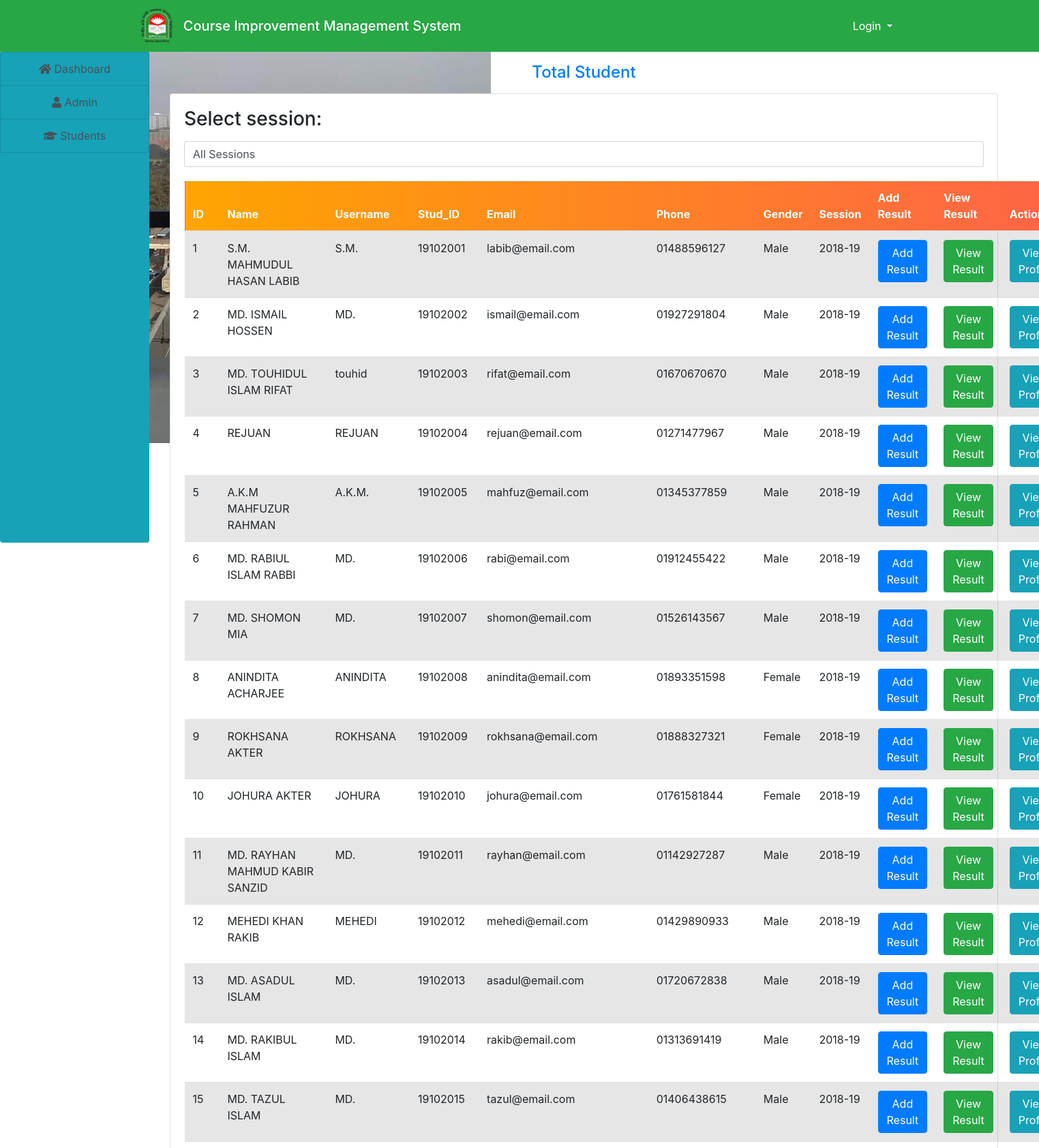
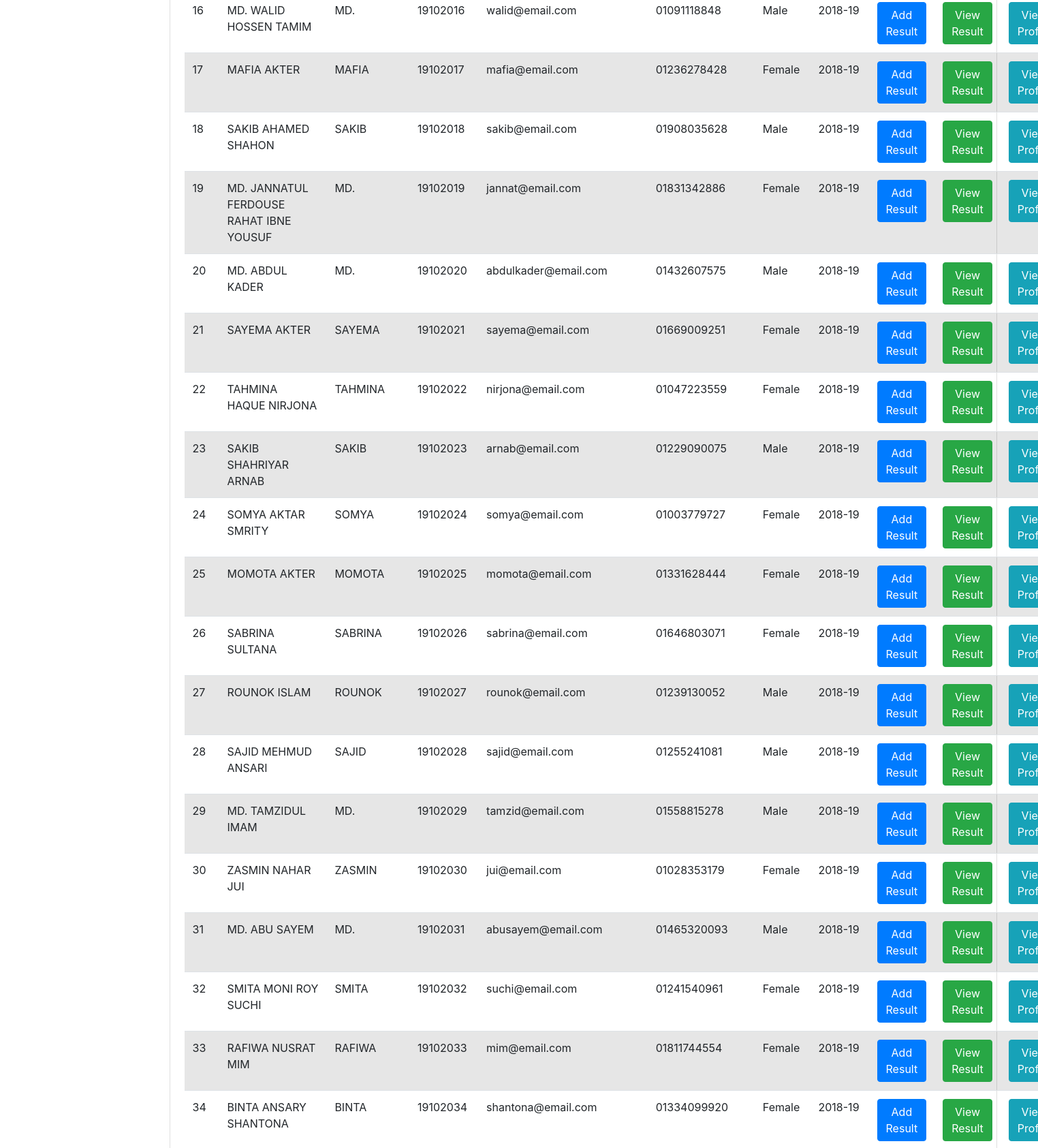
The page /admin/student.php (upper part) on the database its author committed (2 pictures, top to bottom).
### tables this page shows
CREATE TABLE `students` (
  `id` int(11) NOT NULL,
  `name` varchar(200) NOT NULL,
  `username` varchar(200) NOT NULL,
  `department` varchar(40) NOT NULL,
  `stud_id` varchar(100) NOT NULL,
  `reg_no` varchar(100) NOT NULL,
  `email` varchar(200) NOT NULL,
  `gender` varchar(200) NOT NULL,
  `phone` varchar(200) NOT NULL,
  `password` varchar(200) NOT NULL,
  `data_reg` varchar(200) NOT NULL,
  `status` varchar(200) NOT NULL,
  `session` varchar(200) NOT NULL,
  `otp` varchar(100) NOT NULL,
  `profile` varchar(200) NOT NULL
);

### admin/student.php (the view, shortened to what this page needs)
<!DOCTYPE html>
<html>
<head>
    <link rel="stylesheet" href="https://maxcdn.bootstrapcdn.com/bootstrap/4.5.2/css/bootstrap.min.css">
    <link rel="stylesheet" href="https://cdn.datatables.net/1.11.5/css/jquery.dataTables.min.css">
    <link rel="stylesheet" href="https://maxcdn.bootstrapcdn.com/bootstrap/4.5.2/css/bootstrap.min.css">
    <link rel="stylesheet" href="../css/style.css">
    <link rel="stylesheet" href="https://cdnjs.cloudflare.com/ajax/libs/font-awesome/5.15.1/css/all.min.css">
</head>
<body style="background-image:url(images/hah.jpg); background-repeat:no-repeat;">
    <?php
    include("../include/header.php");
    include("../include/connect.php")
    ?>
    <div class="container-fluid">
        <div class="col-md-12">
            <div class="row">
                <div class="col-md-2" style="margin-left:-30px;">
                    <?php
                    include("sidenav.php");
                    ?>
                </div>
                <div class="col-md-10">
                    <h4 class="text-center my-3 text-primary">Total Student</h4>
                    <div class="card">
                        <div class="card-body">
                    <form method="post" style="margin-bottom: 20px;">
                        <label for="session"><h3>Select session:</h3></label>
                        <select name="session" id="session" class="form-control" onchange="this.form.submit()">
                            <option value="">All Sessions</option>
                        </select>
                    </form>
                    <?php
                    $query = "SELECT * FROM students";
                    $res = mysqli_query($conn, $query);
                    $output = "
                        <table class='table table-striped' id='studentTable'>
                            <thead class='custom-table-header'>
                                <tr>
                                    <th>ID</th>
                                    <th>Name</th>
                                    <th>Username</th>
                                    <th>Stud_ID</th>
                                    <th>Email</th>
                                    <th>Phone</th>
                                    <th>Gender</th>
                                    <th>Session</th>
                                    <th>Add Result</th>
                                    <th>View Result</th>
                                    <th>Action</th>
                                </tr>
                            </thead>
                            <tbody>
                        ";
                    while ($row = mysqli_fetch_array($res)) {
                        $output .= "
                            <tr>
                                <td>" . $row['id'] . "</td>
                                <td>" . $row['name'] . "</td>
                                <td>" . $row['username'] . "</td>
                                <td>" . $row['stud_id'] . "</td>
                                <td>" . $row['email'] . "</td>
                                <td>" . $row['phone'] . "</td>
                                <td>" . $row['gender'] . "</td>
                                <td>" . $row['session'] . "</td>
                                <td>
                                    <a href='add_result.php?id=" . $row['id'] . "&name=" . $row['username'] . "'>
                                        <button class='btn btn-primary'>Add Result</button>
                                    </a>
                                </td>
                                <td>
                                    <a href='view_result.php?id=" . $row['id'] . "&name=" . $row['username'] . "'>
                                        <button class='btn btn-success'>View Result</button>
                                    </a>
                                </td>
                                <td>
                                    <a href='view.php?id=" . $row['id'] . "&name=" . $row['username'] . "'>
                                        <button class='btn btn-info'>View Profile</button>
                                    </a>
                                </td>
                            </tr>
                        ";
                    }
                    $output .= "
                            </tbody>
                        </table>";
                    echo $output;
                    ?>
                </div>
            </div>
                </div>
            </div>
        </div>
    </div>
     <?php
        include("../footer.php");
        ?>
</body>
</html>

### css/style.css (style rules this page uses)
body { margin: 0; font-family: 'Arial', sans-serif; }

### admin/student.php (style rules this page uses)
.custom-table-header { background: linear-gradient(to right, #FFA500, #FF6347); color: #ffffff; border: 1px solid #fff; padding: 8px 12px; }

### rows shown on the page
students: id "1", name "S.M. MAHMUDUL HASAN LABIB", username "S.M.", stud "19102001", email "labib@email.com", phone "01488596127", gender "Male", session "2018-19"
students: id "2", name "MD. ISMAIL HOSSEN", username "MD.", stud "19102002", email "ismail@email.com", phone "01927291804", gender "Male", session "2018-19"
students: id "3", name "MD. TOUHIDUL ISLAM RIFAT", username "touhid", stud "19102003", email "rifat@email.com", phone "01670670670", gender "Male", session "2018-19"
students: id "4", name "REJUAN", username "REJUAN", stud "19102004", email "rejuan@email.com", phone "01271477967", gender "Male", session "2018-19"
students: id "5", name "A.K.M MAHFUZUR RAHMAN", username "A.K.M.", stud "19102005", email "mahfuz@email.com", phone "01345377859", gender "Male", session "2018-19"
students: id "6", name "MD. RABIUL ISLAM RABBI", username "MD.", stud "19102006", email "rabi@email.com", phone "01912455422", gender "Male", session "2018-19"
students: id "7", name "MD. SHOMON MIA", username "MD.", stud "19102007", email "shomon@email.com", phone "01526143567", gender "Male", session "2018-19"
students: id "8", name "ANINDITA ACHARJEE", username "ANINDITA", stud "19102008", email "anindita@email.com", phone "01893351598", gender "Female", session "2018-19"
students: id "9", name "ROKHSANA AKTER", username "ROKHSANA", stud "19102009", email "rokhsana@email.com", phone "01888327321", gender "Female", session "2018-19"
students: id "10", name "JOHURA AKTER", username "JOHURA", stud "19102010", email "johura@email.com", phone "01761581844", gender "Female", session "2018-19"
students: id "11", name "MD. RAYHAN MAHMUD KABIR SANZID", username "MD.", stud "19102011", email "rayhan@email.com", phone "01142927287", gender "Male", session "2018-19"
students: id "12", name "MEHEDI KHAN RAKIB", username "MEHEDI", stud "19102012", email "mehedi@email.com", phone "01429890933", gender "Male", session "2018-19"
students: id "13", name "MD. ASADUL ISLAM", username "MD.", stud "19102013", email "asadul@email.com", phone "01720672838", gender "Male", session "2018-19"
students: id "14", name "MD. RAKIBUL ISLAM", username "MD.", stud "19102014", email "rakib@email.com", phone "01313691419", gender "Male", session "2018-19"
students: id "15", name "MD. TAZUL ISLAM", username "MD.", stud "19102015", email "tazul@email.com", phone "01406438615", gender "Male", session "2018-19"
students: id "16", name "MD. WALID HOSSEN TAMIM", username "MD.", stud "19102016", email "walid@email.com", phone "01091118848", gender "Male", session "2018-19"
students: id "17", name "MAFIA AKTER", username "MAFIA", stud "19102017", email "mafia@email.com", phone "01236278428", gender "Female", session "2018-19"
students: id "18", name "SAKIB AHAMED SHAHON", username "SAKIB", stud "19102018", email "sakib@email.com", phone "01908035628", gender "Male", session "2018-19"
students: id "19", name "MD. JANNATUL FERDOUSE RAHAT IBNE YOUSUF", username "MD.", stud "19102019", email "jannat@email.com", phone "01831342886", gender "Female", session "2018-19"
students: id "20", name "MD. ABDUL KADER", username "MD.", stud "19102020", email "abdulkader@email.com", phone "01432607575", gender "Male", session "2018-19"
students: id "21", name "SAYEMA AKTER", username "SAYEMA", stud "19102021", email "sayema@email.com", phone "01669009251", gender "Female", session "2018-19"
students: id "22", name "TAHMINA HAQUE NIRJONA", username "TAHMINA", stud "19102022", email "nirjona@email.com", phone "01047223559", gender "Female", session "2018-19"
students: id "23", name "SAKIB SHAHRIYAR ARNAB", username "SAKIB", stud "19102023", email "arnab@email.com", phone "01229090075", gender "Male", session "2018-19"
students: id "24", name "SOMYA AKTAR SMRITY", username "SOMYA", stud "19102024", email "somya@email.com", phone "01003779727", gender "Female", session "2018-19"
students: id "25", name "MOMOTA AKTER", username "MOMOTA", stud "19102025", email "momota@email.com", phone "01331628444", gender "Female", session "2018-19"
students: id "26", name "SABRINA SULTANA", username "SABRINA", stud "19102026", email "sabrina@email.com", phone "01646803071", gender "Female", session "2018-19"
students: id "27", name "ROUNOK ISLAM", username "ROUNOK", stud "19102027", email "rounok@email.com", phone "01239130052", gender "Male", session "2018-19"
students: id "28", name "SAJID MEHMUD ANSARI", username "SAJID", stud "19102028", email "sajid@email.com", phone "01255241081", gender "Male", session "2018-19"
students: id "29", name "MD. TAMZIDUL IMAM", username "MD.", stud "19102029", email "tamzid@email.com", phone "01558815278", gender "Male", session "2018-19"
students: id "30", name "ZASMIN NAHAR JUI", username "ZASMIN", stud "19102030", email "jui@email.com", phone "01028353179", gender "Female", session "2018-19"
students: id "31", name "MD. ABU SAYEM", username "MD.", stud "19102031", email "abusayem@email.com", phone "01465320093", gender "Male", session "2018-19"
students: id "32", name "SMITA MONI ROY SUCHI", username "SMITA", stud "19102032", email "suchi@email.com", phone "01241540961", gender "Female", session "2018-19"
students: id "33", name "RAFIWA NUSRAT MIM", username "RAFIWA", stud "19102033", email "mim@email.com", phone "01811744554", gender "Female", session "2018-19"
students: id "34", name "BINTA ANSARY SHANTONA", username "BINTA", stud "19102034", email "shantona@email.com", phone "01334099920", gender "Female", session "2018-19"
